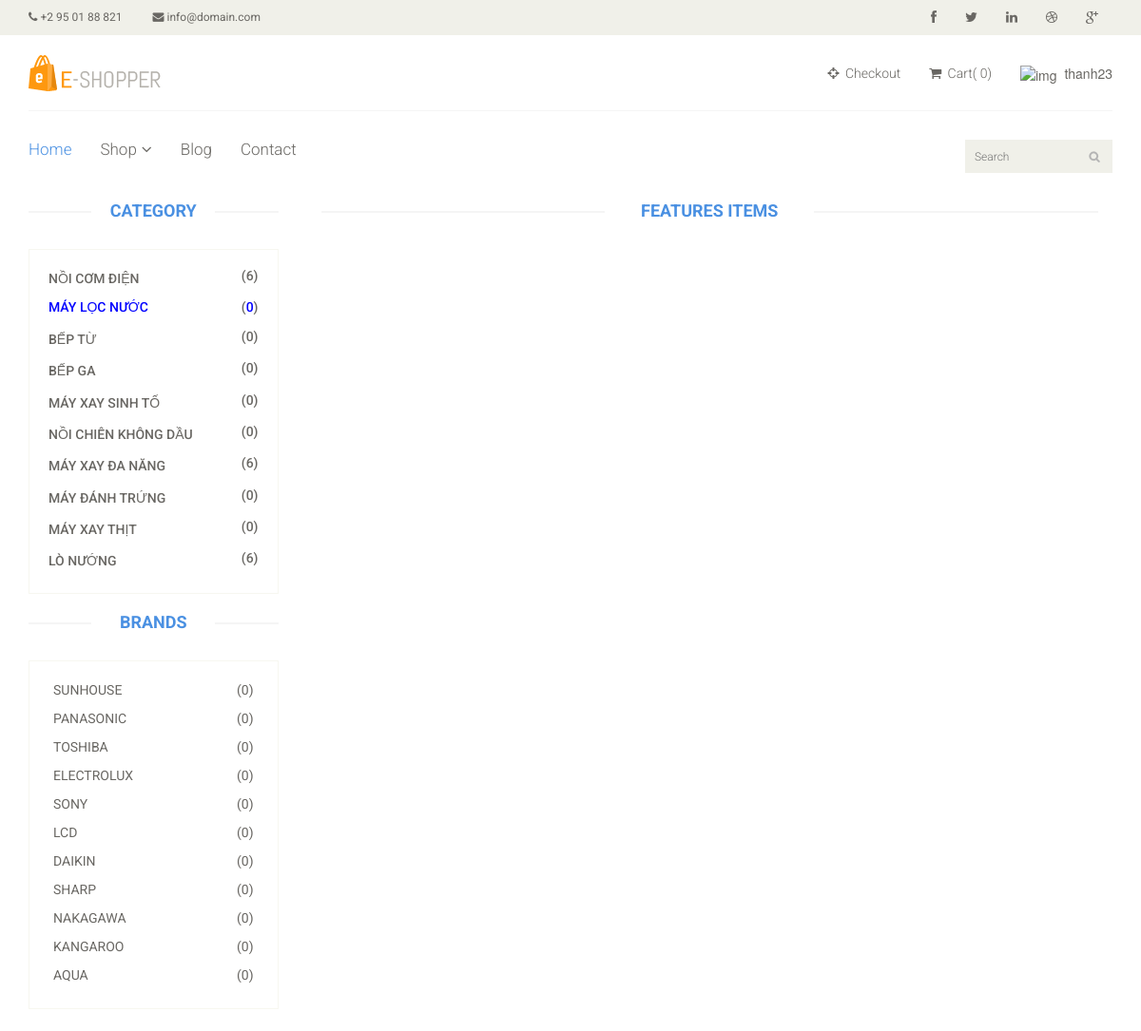
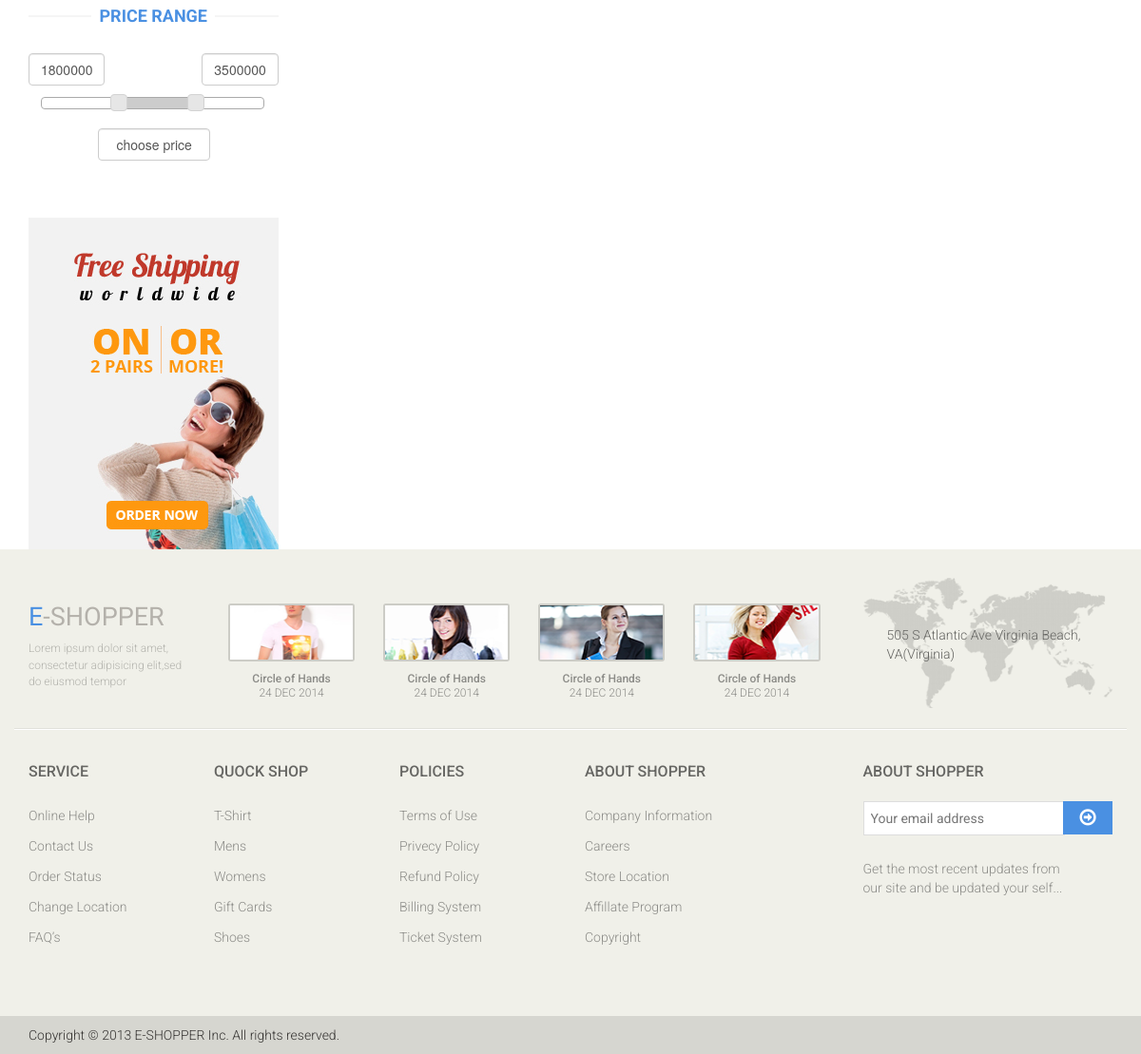
Page /Controller/--front/shop/shop_category.php?san-pham=Máy lọc nước (signed in) on the committed database (2 pictures, top to bottom).
### tables this page shows
CREATE TABLE `tbl_category` (
  `id_category` int(11) NOT NULL,
  `name` varchar(150) NOT NULL,
  `category_code` varchar(150) NOT NULL,
  `image` varchar(150) NOT NULL,
  `create_date` timestamp NOT NULL DEFAULT current_timestamp() ON UPDATE current_timestamp(),
  `user` varchar(150) NOT NULL,
  `status_category` enum('0','1') NOT NULL
);

CREATE TABLE `tbl_brand` (
  `id_brand` int(11) NOT NULL,
  `numerical order` int(100) NOT NULL,
  `brand_code` varchar(150) NOT NULL,
  `image` varchar(150) NOT NULL,
  `name` varchar(150) NOT NULL,
  `user` varchar(150) NOT NULL,
  `date` varchar(150) NOT NULL,
  ` function` text NOT NULL,
  `status_brand` enum('0','1') NOT NULL
);

### Controller/--front/shop/shop_category.php (called while the page is built, shortened)
<?php
require '../../../connect/database.php';
require '../../../models/--front/shop_category.php';
$brand = get_shop_brand($conn);
$category = get_shop_category($conn);
$name_category = $_GET['san-pham'];
$category_1 = get_shop_categoryname($conn, $name_category);
$cate = mysqli_fetch_assoc($category_1);
$id_cate = $cate['id_category'];
if (isset($_GET['san-pham'])) {
	$sp = $_GET['san-pham'];
	if (isset($_GET['brand'])) {
		$br = $_GET['brand'];
	} else {
		$br = 1;
	}
} else {
	$sp = 1;
}
$name_brand = $br;
$minimum_range = 1800000;
$maximum_range = 3500000;
require '../../../view/--front/shop/shop_category.php';
?>

### models/--front/shop_category.php (called while the page is built, shortened)
<?php
function get_shop_category($conn){
    $category =  mysqli_query($conn, "SELECT * FROM tbl_category WHERE status_category='0'");
    return $category;
}
function get_shop_brand($conn){
    $brand =  mysqli_query($conn, "SELECT * FROM tbl_brand WHERE status_brand='0'");
    return $brand;
}
function get_shop_categoryname($conn, $name_category){
    $category = mysqli_query($conn, "SELECT * FROM tbl_category WHERE name='$name_category'");
    return $category;
}

### view/--front/shop/shop_category.php (the view, shortened to what this page needs)
<?php
require '../../../layout/--front/header.php';
?>
<section>
	<div class="container">
		<div class="row">
			<div class="col-sm-3">
				<div class="left-sidebar">
					<h2>Category</h2>
					<div class="panel-group category-products" id="accordian">
						<?php foreach ($category as $key => $value_category) :
							$num_category = $value_category['id_category'];
							$num_product_category =  mysqli_query($conn, "SELECT * FROM tbl_product WHERE id_category = $num_category"); ?>
							<div class="panel panel-default">
								<div class="panel-heading">
									<h4 class="panel-title">
										<a href="../../../Controller/--front/shop/shop_category.php?san-pham=<?php echo $value_category['name'] ?>">
											<span class="pull-right">(<?php
																		if ($name_category == $value_category['name']) {
																			echo '<span  style="color:blue;">' . mysqli_num_rows($num_product_category) . '</span>';
																		} else {
																			echo mysqli_num_rows($num_product_category);
																		}
																		?>)
											</span>
											<?php
											if ($name_category == $value_category['name']) {
												echo '<div  style="color:blue;">' . $value_category['name'] . '</div>';
											} else {
												echo  $value_category['name'];
											}
											?>
										</a>
									</h4>
								</div>
							</div>
						<?php endforeach ?>
					</div>
					<div class="brands_products">
						<h2>Brands</h2>
						<div class="brands-name">
							<?php foreach ($brand as $key => $value_brand) :
								$num_brand = $value_brand['id_brand'];
								$num_product_brand =  mysqli_query($conn, "SELECT * FROM tbl_product WHERE id_brand = $num_brand AND id_category=$id_cate"); ?>
								<ul class="nav nav-pills nav-stacked">
									<li><a href="../../../Controller/--front/shop/shop_category.php?san-pham=<?php echo $sp ?>&brand=<?php echo $value_brand['name'] ?>">
											<span class="pull-right">(<?php
																		if ($name_brand == $value_brand['name']) {
																			echo '<span  style="color:blue;">' . mysqli_num_rows($num_product_brand) . '</span>';
																		} else {
																			echo mysqli_num_rows($num_product_brand);
																		}
																		?>)
											</span>
											<?php
											if ($name_brand == $value_brand['name']) {
												echo '<div  style="color:blue;">' . $value_brand['name'] . '</div>';
											} else {
												echo  $value_brand['name'];
											}
											?>
										</a>
									</li>
								</ul>
							<?php endforeach ?>
						</div>
					</div>
					<div class="price-range">
						<form method="post" action="shop_category.php?san-pham=<?php echo $sp ?>&brand=<?php echo $br ?>">
							<h2>Price Range</h2>
							<div class="row">
								<form action="shop.php" method="post">
									<div class="col-md-2">
										<input type="text" name="minimum_range" id="minimum_range" class="form-control" value="<?php echo $minimum_range; ?>" />
									</div>
									<div class="col-md-100">
										<input type="text" name="maximum_range" id="maximum_range" class="form-control" value="<?php echo $maximum_range; ?>" />
									</div>
									<div class="col-md-8" style="padding-top:12px">
										<div id="price_range"></div>
									</div>
									<div class="col-md-loc-price"></br>
										<input type="submit" class="form-control" name="submit_range" value="choose price">
									</div>
								</form>
							</div>
							<br />
						</form>
					</div>
					<div class="shipping text-center">
						<img src="../../public/images/home/shipping.jpg" alt="" />
					</div>
				</div>
			</div>
			<div class="col-sm-9 padding-right">
				<div class="features_items">
					<h2 class="title text-center">Features Items</h2>
				</div>
			</div>
		</div>
	</div>
</section>
<?php
require "../../../layout/--front/footer.php"
?>
<html>
<head>
	<link rel="stylesheet" href="../../../public/--front/css/jquery-ui.css" />
	<link rel="stylesheet" href="../../../public/--front/css/bootstrap_min.css" />
</head>
</html>

### public/--front/css/main.css (style rules this page uses)
body { font-family: 'Roboto', sans-serif; position: relative; font-weight:400px; }
ul li { list-style: none; }
a { -webkit-transition: 300ms; -moz-transition: 300ms; -o-transition: 300ms; transition: 300ms; }
h1, h2, h3, h4, h5, h6 { font-family: 'Roboto', sans-serif; }
.category-products { border: 1px solid #F7F7F0; margin-bottom: 35px; padding-bottom: 20px; padding-top: 15px; }
.left-sidebar h2, .brands_products h2 { color: #4a90e2; font-family: 'Roboto', sans-serif; font-size: 18px; font-weight: 700; margin: 0 auto 30px; text-align: center; text-transform: uppercase; position: relative; z-index:3; }
.left-sidebar h2:after, h2.title:after { content: " "; position: absolute; border: 1px solid #f5f5f5; bottom:8px; left: 0; width: 100%; height: 0; z-index: -2; }
.left-sidebar h2:before { content: " "; position: absolute; background: #fff; bottom: -6px; width: 130px; height: 30px; z-index: -1; left: 50%; margin-left: -65px; }
h2.title:before { content: " "; position: absolute; background: #fff; bottom: -6px; width: 220px; height: 30px; z-index: -1; left: 50%; margin-left: -110px; }
.category-products .panel { background-color: #FFFFFF; border: 0px; border-radius: 0px; box-shadow:none; margin-bottom: 0px; }
.category-products .panel-default .panel-heading { background-color: #FFFFFF; border: 0 none; color: #FFFFFF; padding: 5px 20px; }
.category-products .panel-default .panel-heading .panel-title a { color: #696763; font-family: 'Roboto', sans-serif; font-size: 14px; text-decoration: none; text-transform: uppercase; }
.brands-name { border: 1px solid #F7F7F0; padding-bottom: 20px; padding-top: 15px; }
.brands-name .nav-stacked li a { background-color: #FFFFFF; color: #696763; font-family: 'Roboto', sans-serif; font-size: 14px; padding: 5px 25px; text-decoration: none; text-transform: uppercase; }
.shipping { background-color: #F2F2F2; margin-top: 40px; overflow: hidden; padding-top: 20px; position: relative; }
.price-range { margin-top:30px; }
.padding-right { padding-right: 0; }
.features_items { overflow:hidden; }
h2.title { color: #4a90e2; font-family: 'Roboto', sans-serif; font-size: 18px; font-weight: 700; margin: 0 15px; text-transform: uppercase; margin-bottom: 30px; position: relative; }

### rows in the picture
tbl_category: mysqli_num_rows($num_product_category) "6", name "NỒI CƠM ĐIỆN"
tbl_category: mysqli_num_rows($num_product_category) "0", name "MÁY LỌC NƯỚC"
tbl_category: mysqli_num_rows($num_product_category) "0", name "BẾP TỪ"
tbl_category: mysqli_num_rows($num_product_category) "0", name "BẾP GA"
tbl_category: mysqli_num_rows($num_product_category) "0", name "MÁY XAY SINH TỐ"
tbl_category: mysqli_num_rows($num_product_category) "0", name "NỒI CHIÊN KHÔNG DẦU"
tbl_category: mysqli_num_rows($num_product_category) "6", name "MÁY XAY ĐA NĂNG"
tbl_category: mysqli_num_rows($num_product_category) "0", name "MÁY ĐÁNH TRỨNG"
tbl_category: mysqli_num_rows($num_product_category) "0", name "MÁY XAY THỊT"
tbl_category: mysqli_num_rows($num_product_category) "6", name "LÒ NƯỚNG"
tbl_brand: mysqli_num_rows($num_product_brand) "0", name "SUNHOUSE"
tbl_brand: mysqli_num_rows($num_product_brand) "0", name "PANASONIC"
tbl_brand: mysqli_num_rows($num_product_brand) "0", name "TOSHIBA"
tbl_brand: mysqli_num_rows($num_product_brand) "0", name "ELECTROLUX"
tbl_brand: mysqli_num_rows($num_product_brand) "0", name "SONY"
tbl_brand: mysqli_num_rows($num_product_brand) "0", name "LCD"
tbl_brand: mysqli_num_rows($num_product_brand) "0", name "DAIKIN"
tbl_brand: mysqli_num_rows($num_product_brand) "0", name "SHARP"
tbl_brand: mysqli_num_rows($num_product_brand) "0", name "NAKAGAWA"
tbl_brand: mysqli_num_rows($num_product_brand) "0", name "KANGAROO"
tbl_brand: mysqli_num_rows($num_product_brand) "0", name "AQUA"

### other values in the picture
total_item($cart) "0"
$tbl_login['username'] "thanh23"
